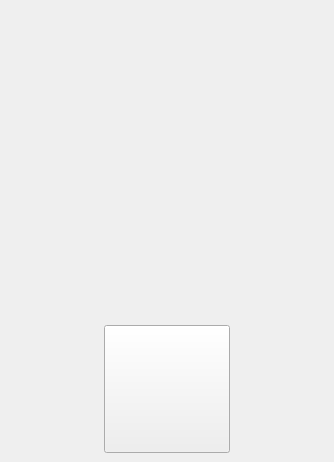
<?xml version="1.0" encoding="UTF-8"?>
<ui version="4.0">
 <class>AboutWindow</class>
 <widget class="QMainWindow" name="AboutWindow">
  <property name="geometry">
   <rect>
    <x>0</x>
    <y>0</y>
    <width>334</width>
    <height>462</height>
   </rect>
  </property>
  <property name="windowTitle">
   <string>About Xander</string>
  </property>
  <widget class="QWidget" name="centralwidget">
   <layout class="QVBoxLayout" name="verticalLayout" stretch="40,15,15,30">
    <item>
     <widget class="QLabel" name="label_appIcon">
      <property name="text">
       <string/>
      </property>
      <property name="alignment">
       <set>Qt::AlignCenter</set>
      </property>
     </widget>
    </item>
    <item>
     <widget class="QLabel" name="label_version">
      <property name="font">
       <font>
        <family>Segoe UI</family>
        <pointsize>12</pointsize>
       </font>
      </property>
      <property name="text">
       <string/>
      </property>
     </widget>
    </item>
    <item>
     <widget class="QLabel" name="label_copyright">
      <property name="font">
       <font>
        <family>Segoe UI</family>
        <pointsize>10</pointsize>
       </font>
      </property>
      <property name="text">
       <string/>
      </property>
     </widget>
    </item>
    <item>
     <layout class="QHBoxLayout" name="horizontalLayout" stretch="30,40,30">
      <item>
       <spacer name="horizontalSpacer">
        <property name="orientation">
         <enum>Qt::Horizontal</enum>
        </property>
        <property name="sizeHint" stdset="0">
         <size>
          <width>40</width>
          <height>20</height>
         </size>
        </property>
       </spacer>
      </item>
      <item>
       <widget class="QPushButton" name="pushButton_github">
        <property name="sizePolicy">
         <sizepolicy hsizetype="Expanding" vsizetype="Expanding">
          <horstretch>0</horstretch>
          <verstretch>0</verstretch>
         </sizepolicy>
        </property>
        <property name="text">
         <string/>
        </property>
       </widget>
      </item>
      <item>
       <spacer name="horizontalSpacer_2">
        <property name="orientation">
         <enum>Qt::Horizontal</enum>
        </property>
        <property name="sizeHint" stdset="0">
         <size>
          <width>40</width>
          <height>20</height>
         </size>
        </property>
       </spacer>
      </item>
     </layout>
    </item>
   </layout>
  </widget>
  <widget class="QMenuBar" name="menubar">
   <property name="geometry">
    <rect>
     <x>0</x>
     <y>0</y>
     <width>334</width>
     <height>25</height>
    </rect>
   </property>
  </widget>
 </widget>
 <resources/>
 <connections/>
</ui>
